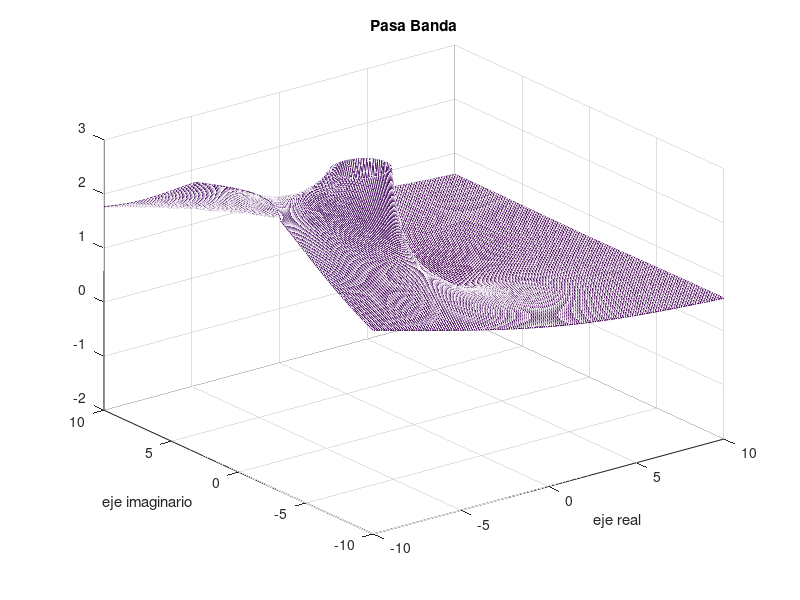
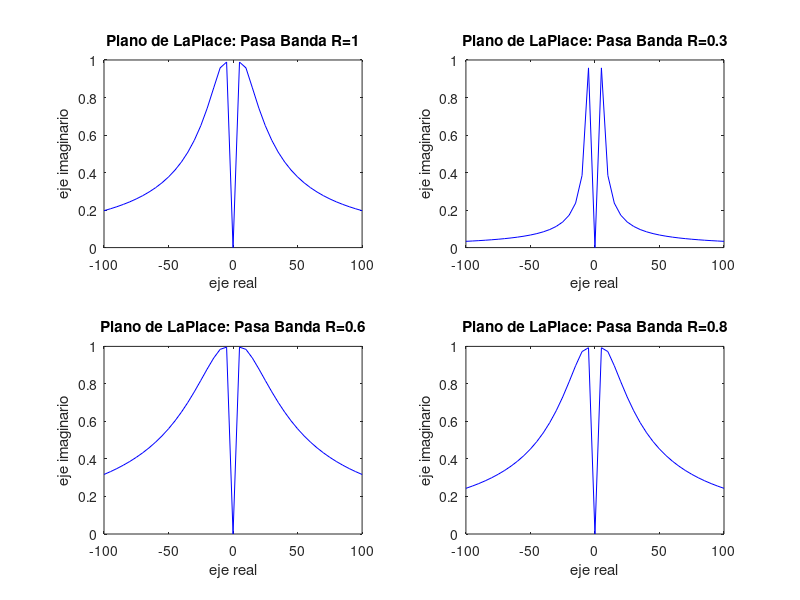
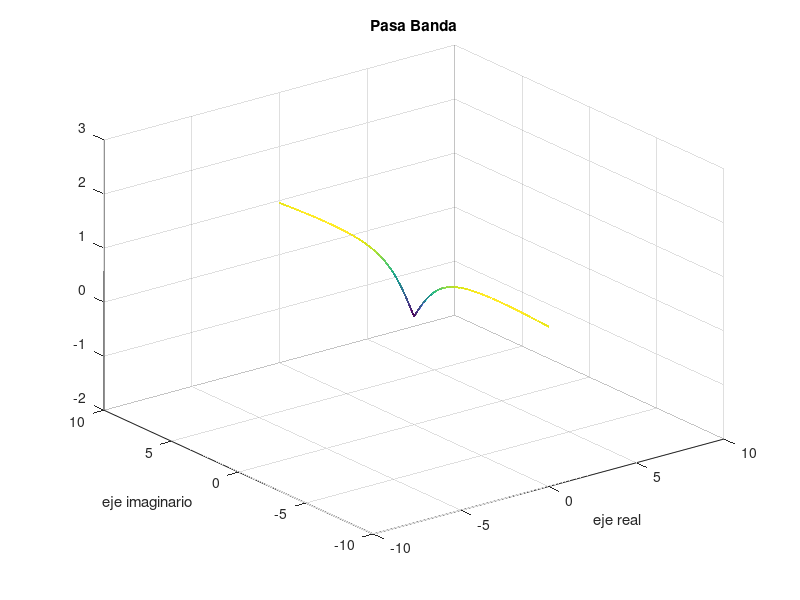

Recreate these plots in MATLAB, in order.

close all
clear all

%%%%%%%%%%%%%%%%%%%%%%%%%%%%ejercicio 1%%%%%%%%%%%%%%%%%%%%%%%%
a=0;
for sigma=-10:0.1:10;
    a=a+1;
    b=0;
    for omega=-10:0.1:10;
        b=b+1;
        s(b,a)=sigma+j*omega;
                
    end
end


R=1;  %mover entre 1 y 0.2 para no salir de rango
C=0.05;  
L=0.5;


H=((s./(R*C)) ./( s.^2+s/(R*C)+1/(L*C) ));		%pasa banda

figure(1)
ejesig=real(s);
ejeome=imag(s);
mesh(ejesig,ejeome,abs(H));
%mesh(ejesig,ejeome,20*log10(abs(H)));
axis([-10 10 -10 10 -2 3])
xlabel('eje real');
ylabel('eje imaginario')
title('Pasa Banda');



%%%%%%%%%%%%%%%%%%%%%%%%%%Rebanada de Fourier%%%%%%%%%%%%
figure(3)
a=0;
for sigma=-10:0.1:10;
    a=a+1;
    b=0;
    for omega=-10:0.1:10;
        b=b+1;
        sigma=0;
        s(b,a)=sigma+j*omega;
                
    end
end
H=((s./(R*C)) ./( s.^2+s/(R*C)+1/(L*C) ));		%pasa banda
%H=(1/(L*C) ) ./( s.^2+s/(R*C)+1/(L*C) );		%pasa bajas
ejesig=real(s);
ejeome=imag(s);
mesh(ejesig,ejeome,abs(H));
%mesh(ejesig,ejeome,20*log10(abs(H)));
axis([-10 10 -10 10 -2 3])
xlabel('eje real');
ylabel('eje imaginario')
title('Pasa Banda')


%%%%%%%%%%%%%%%%inciso 2
%%%%%%%%%%%%%%%%%%%%%varias frecuencias de corte%%%%%%%%%%%%%

figure(2)
a=1;
    for omega=-100:5:100;
        w(a)=j*omega;
                a=a+1;
    end
    
subplot(2,2,1)    
R=1;  %mover entre 1 y 0.2 para no salir de rango
C=0.05;  
L=0.5;
RF=( w./(R*C) ) ./( w.^2+w/(R*C)+1/(L*C) );	%pasa banda
%RF=( 1/(L*C) ) ./( w.^2+w/(R*C)+1/(L*C) );
ejeome=imag(w);
plot(ejeome,abs(RF),'b');             %frecuencia 1
xlabel('eje real');
ylabel('eje imaginario')
title('Plano de LaPlace: Pasa Banda R=1')

subplot(2,2,2)  
R=0.3;  %mover entre 1 y 0.2 para no salir de rango 
L=0.05;
C=1;
RF=( w./(R*C) ) ./( w.^2+w/(R*C)+1/(L*C) );	%pasa banda
%RF=( 1/(L*C) ) ./( w.^2+w/(R*C)+1/(L*C) );
ejeome=imag(w);
plot(ejeome,abs(RF),'b');             %frecuencia 2
xlabel('eje real');
ylabel('eje imaginario')
title('Plano de LaPlace: Pasa Banda R=0.3')

subplot(2,2,3)  
C=0.05;  
L=0.5;
R=0.6;
RF=( w./(R*C) ) ./( w.^2+w/(R*C)+1/(L*C) );	%pasa banda
%RF=( 1/(L*C) ) ./( w.^2+w/(R*C)+1/(L*C) );
ejeome=imag(w);
plot(ejeome,abs(RF),'b');             %frecuencia 2
xlabel('eje real');
ylabel('eje imaginario')
title('Plano de LaPlace: Pasa Banda R=0.6')

subplot(2,2,4)  
R=0.8;  %mover entre 1 y 0.2 para no salir de rango
C=0.05;  
L=0.5;
RF=( w./(R*C) ) ./( w.^2+w/(R*C)+1/(L*C) );	%pasa banda

%RF=( 1/(L*C) ) ./( w.^2+w/(R*C)+1/(L*C) );
ejeome=imag(w);
plot(ejeome,abs(RF),'b');             %frecuencia 2
xlabel('eje real');
ylabel('eje imaginario')
title('Plano de LaPlace: Pasa Banda R=0.8')